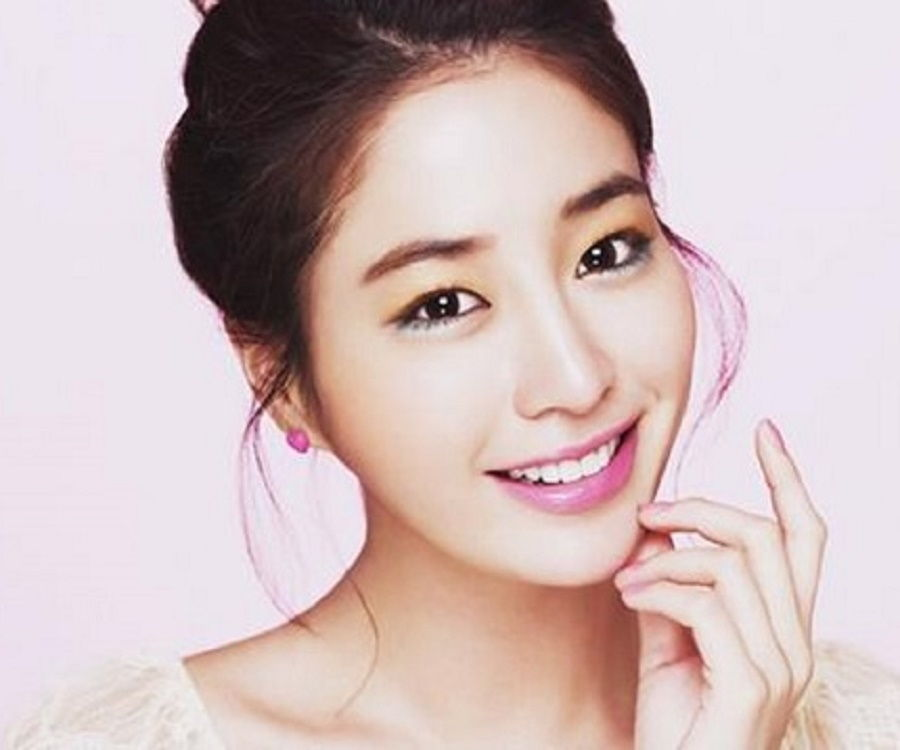
#> input picture src/edges/image.jpeg, 900 x 750 px
$ python edges.py
#> lines starting #> are read from the running program, lines starting #| are printed output that depends on the picture; after the words box and inside, x2 and y2 are one past the last pixel; in counts of white or black regions, pixels touching at a corner belong together
#####################################
#
#  Simple python script to extract
#        edges from images
#
#               by
#
#        Code Monkey King
#
#####################################

# packages
import cv2

# load image file
image = cv2.imread('image.jpeg', cv2.IMREAD_UNCHANGED)
#> image is the input picture: shape (750, 900, 3); mean B, G, R 186.2, 186.8, 206.8

# convert image to grayscale
image_grayscale = cv2.cvtColor(image, cv2.COLOR_BGR2GRAY)
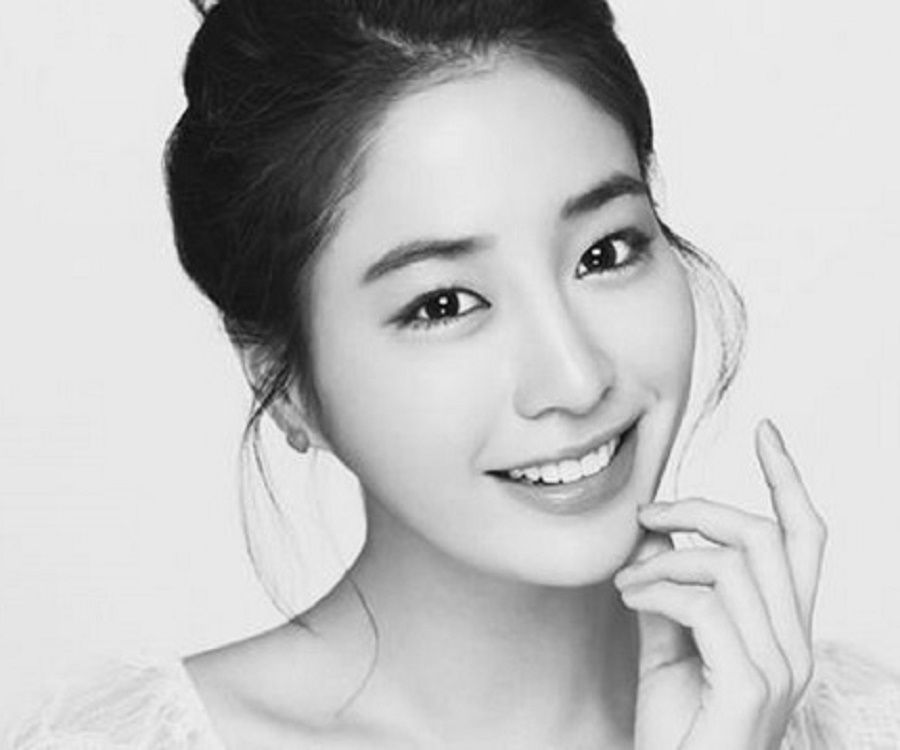
#> image_grayscale: shape (750, 900); min 4, max 254, mean 192.7

# reduce image noice
image_blur = cv2.medianBlur(image_grayscale, 9)

# extract edges
image_edges = cv2.adaptiveThreshold(
    image_blur,
    255,
    cv2.ADAPTIVE_THRESH_MEAN_C,
    cv2.THRESH_BINARY,
    blockSize=7,
    C=2
)
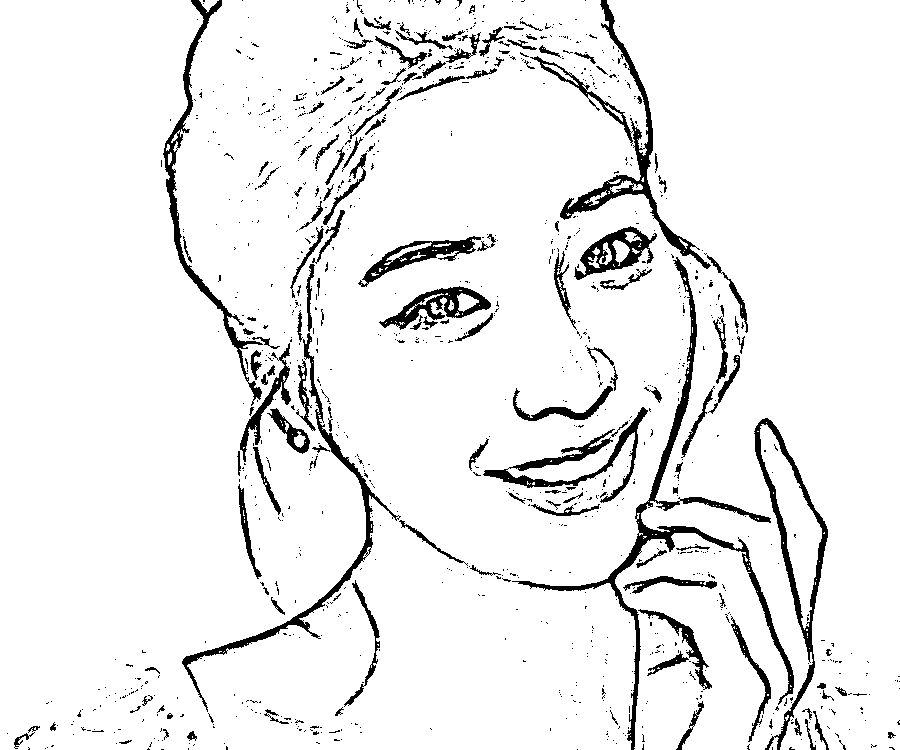
#> image_edges: shape (750, 900); 93.1% white; 1111 black regions (962 under 20 px), largest, box (x1, y1, x2, y2) and area: (512, 257, 794, 750) 5749, (530, 0, 711, 269) 3981, (754, 418, 828, 750) 3069

# convert image to grayscale cartoon style
image_cartoon = cv2.bitwise_and(image_grayscale, image_edges)
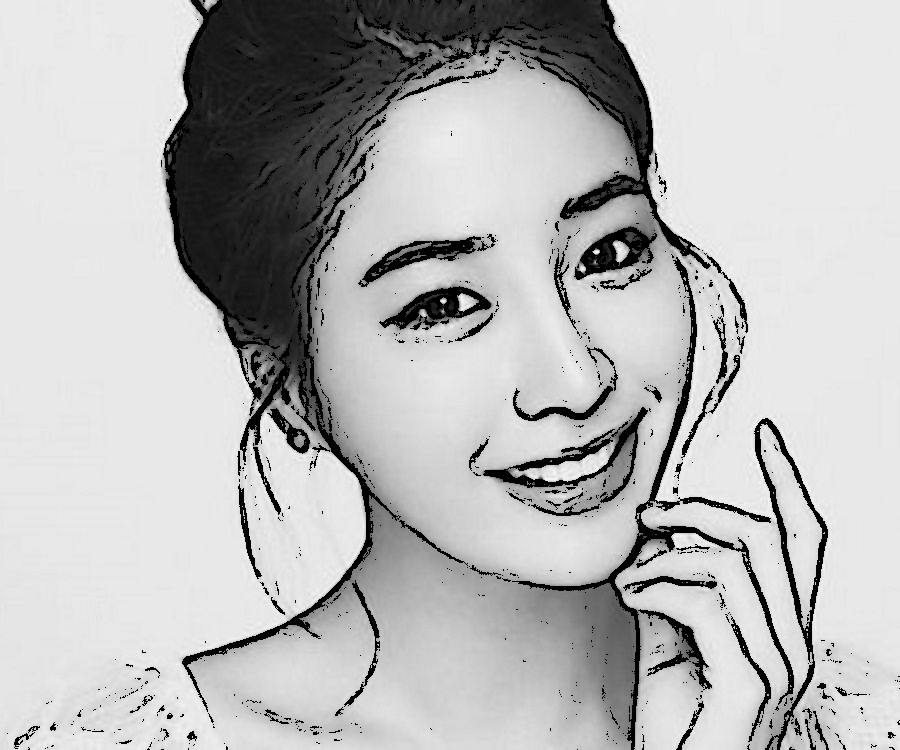
#> image_cartoon: shape (750, 900); min 0, max 254, mean 183.9

# write output images
cv2.imwrite('image_edges.png', image_edges)         # bare edges
cv2.imwrite('image_cartoon.png', image_cartoon)       # cartoon style

# display image in a window
cv2.imshow('Image', image_cartoon)

# break out of a program
cv2.waitKey(0)

# clean up windows
cv2.destroyAllWindows()
